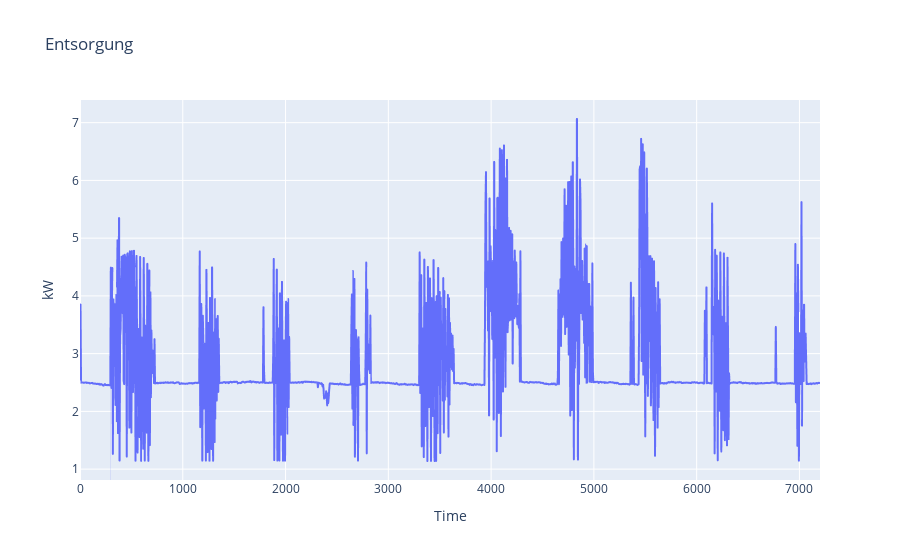

Notebook code for this chart:
### Code cell
px.line(
    x=df_1T['t'], y=df_1T.kw, 
    title='Entsorgung',
    labels={
        'x': 'Time',
        'y': 'kW'
    })

### Figure 1 — Plotly figure (JSON) as saved in the notebook; plotly's stock layout.template omitted (floating-point values rounded to 4 significant figures; data arrays with more than 128 entries replaced by an {"elided": "..."} marker saying what was removed)
{"data": [{"hovertemplate": "Time=%{x}<br>kW=%{y}<extra></extra>", "legendgroup": "", "line": {"color": "#636efa", "dash": "solid"}, "marker": {"symbol": "circle"}, "mode": "lines", "name": "", "showlegend": false, "type": "scattergl", "x": {"elided": "1441 int values"}, "xaxis": "x", "y": {"elided": "1441 float values"}, "yaxis": "y"}], "layout": {"legend": {"tracegroupgap": 0}, "title": {"text": "Entsorgung"}, "xaxis": {"anchor": "y", "domain": [0, 1], "title": {"text": "Time"}}, "yaxis": {"anchor": "x", "domain": [0, 1], "title": {"text": "kW"}}}}
